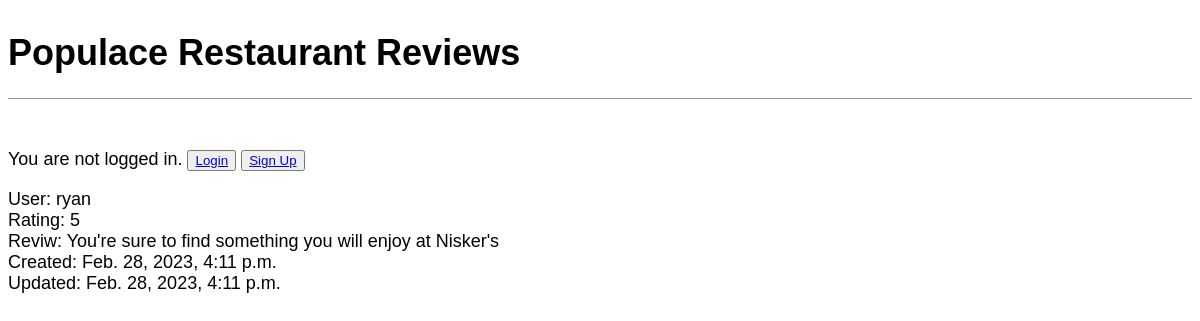
Before: /Review/1/ with the older database file.
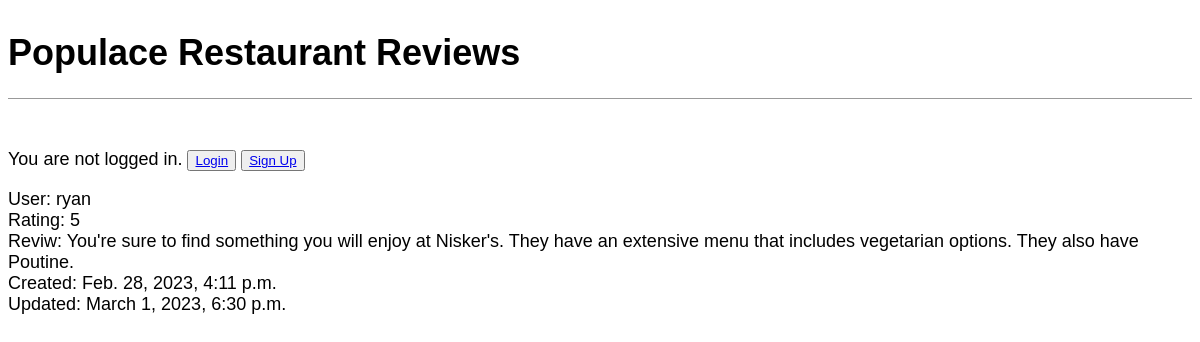
After: the same page with the newer database file.
### restaurant/models.py (models this page shows, shortened)
class Review(models.Model):
    restaurant = models.ForeignKey(
        Restaurant,  # Trying something New
        on_delete=models.CASCADE,
        related_name="reviews",
    )
    author = models.ForeignKey(  # changed to author
        "auth.user",
        on_delete=models.CASCADE,
        related_name="user",
    )
    review_title = models.CharField(max_length=200)
    email = models.EmailField()
    body = models.TextField(max_length=500)
    rating = models.IntegerField(default=3)
    created = models.DateTimeField(auto_now_add=True)
    updated = models.DateTimeField(auto_now=True)

### restaurant/views.py (the view)
# urls.py: path("Review/<int:pk>/", ReviewDetailView.as_view(), name="review_detail"),
class ReviewDetailView(DetailView):
    model = Review
    template_name = "review_detail.html"

### templates/review_detail.html (shortened to what this page needs)
{% extends 'base.html' %}
{% block content %}
<div class="post-entry">
  <p>User: {{ review.author }}</p>
  <p>Rating: {{ review.rating }}</p>
  <p>Reviw: {{ review.body }}</p>
  <p>Created: {{ review.created }}</p>
  <p>Updated: {{ review.updated }}</p>
</div>
{% endblock content %}

Changed rows visible on the page:
changed Review "ryan": body "You're sure to find something you will enjoy at Nisker's" → "You're sure to find something you will enjoy at Nisker's. They have an extensive menu that includes vegetarian options. They also have Poutine."; updated "Feb. 28, 2023, 4:11 p.m." → "March 1, 2023, 6:30 p.m."
